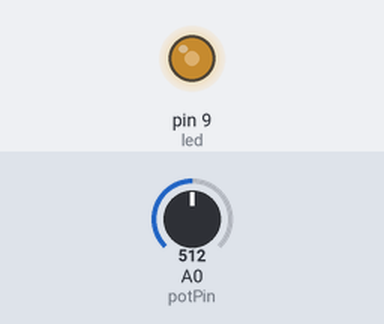
This sketch was run on a simulated Arduino Uno, built with avr-gcc and run on an emulated ATmega328P. Parts: output pins drawn as LEDs (lit = HIGH). The test bench sets the inputs (shaded band); at power-on: A0 (potPin) = 512. What the sketch prints to the serial monitor is not drawn.

Above: at 1.2 s.
1.3 s: A0 (potPin) set to 5
At 2.5 s:
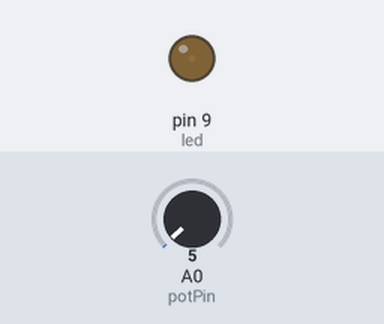
2.8 s: A0 (potPin) set to 2
At 3.8 s:
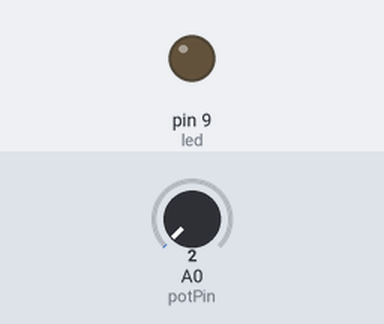
4.3 s: A0 (potPin) set to 716
At 5.2 s:
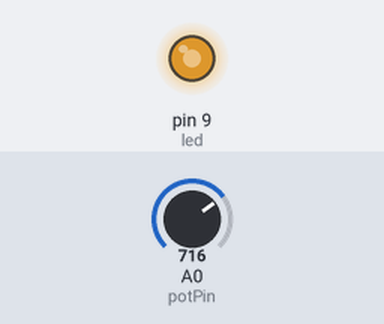
5.8 s: A0 (potPin) set to 900
At 6.2 s:
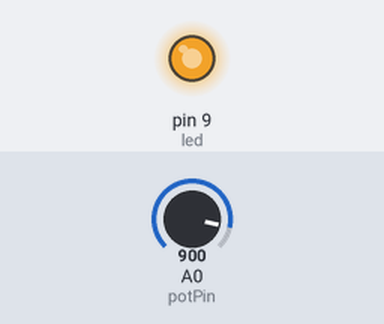
7.3 s: A0 (potPin) set to 0
At 8.5 s:
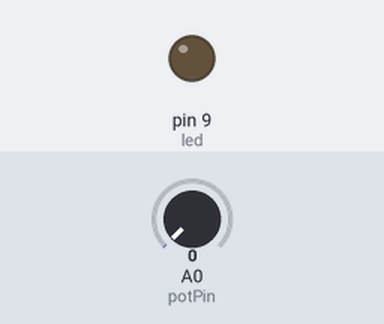
Timing chart, 0 to 10.3 s (numbered marks = the images above; inputs shaded):
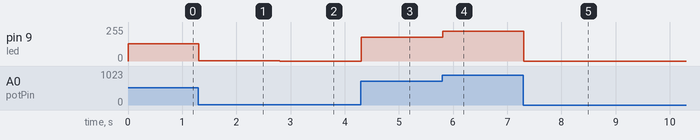

The sketch:

potentiometer-led.ino
```cpp
/* POT to LED test -> by Owen Mundy March 11, 2010
   from: http://itp.nyu.edu/physcomp/Labs/AnalogIn
---------------------------------------------------------------*/

int potPin = 0;    // Analog input pin that the potentiometer is attached to
int potValue = 0;  // value read from the pot
int led = 9;      // PWM pin that the LED is on.  n.b. PWM 0 is on digital pin 9

void setup() {
  // initialize serial communications at 9600 bps:
  Serial.begin(9600);
  // declare the led pin as an output:
  pinMode(led, OUTPUT);
}

void loop() {
  potValue = analogRead(potPin); // read the pot value
  analogWrite(led, potValue/4);  // PWM the LED with the pot value (divided by 4 to fit in a byte)
  Serial.println("hello");      // print the pot value back to the debugger pane
  delay(10);                     // wait 10 milliseconds before the next loop
}
```

Measured:
- after the input at 1.3 s, pin 9 (led): 128/255 → 1/255 at once
- after the input at 2.8 s, pin 9 (led): 1/255 → 0/255 at once
- after the input at 4.3 s, pin 9 (led): 0/255 → 179/255 at once
- after the input at 5.8 s, pin 9 (led): 179/255 → 225/255 at once
- after the input at 7.3 s, pin 9 (led): 225/255 → 0/255 at once
